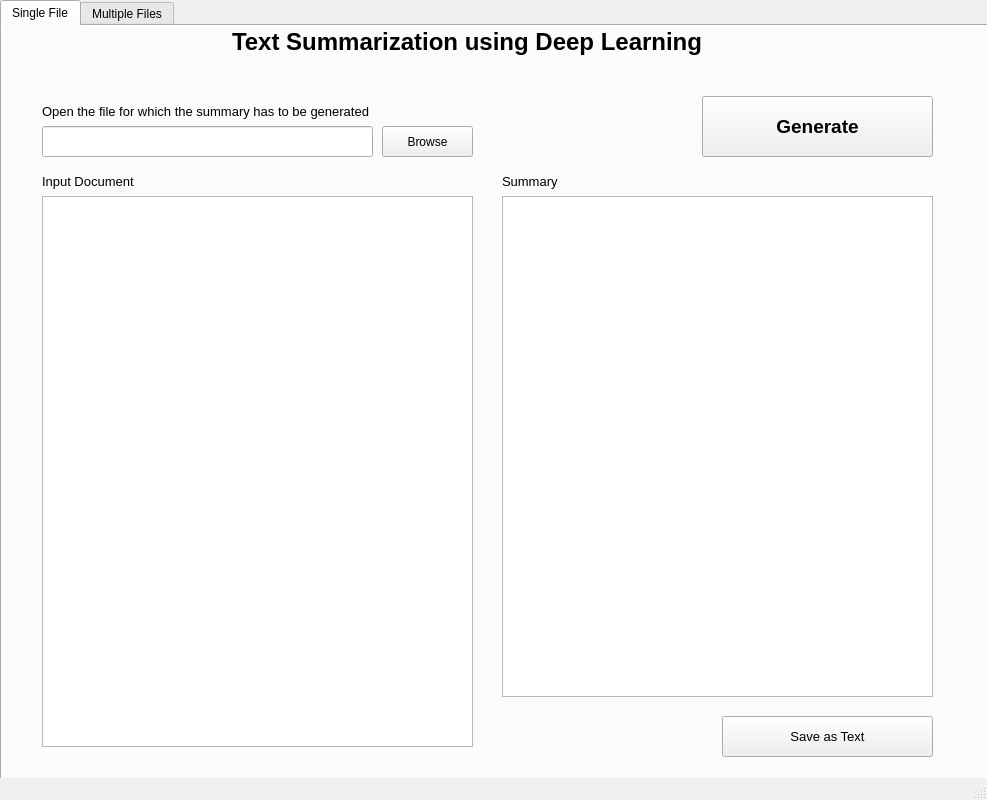
<?xml version="1.0" encoding="UTF-8"?>
<ui version="4.0">
 <class>MainWindow</class>
 <widget class="QMainWindow" name="MainWindow">
  <property name="geometry">
   <rect>
    <x>0</x>
    <y>0</y>
    <width>987</width>
    <height>800</height>
   </rect>
  </property>
  <property name="windowTitle">
   <string>MainWindow</string>
  </property>
  <property name="styleSheet">
   <string notr="true"/>
  </property>
  <widget class="QWidget" name="centralwidget">
   <widget class="QTabWidget" name="tabWidget">
    <property name="geometry">
     <rect>
      <x>0</x>
      <y>0</y>
      <width>991</width>
      <height>841</height>
     </rect>
    </property>
    <property name="styleSheet">
     <string notr="true"/>
    </property>
    <property name="currentIndex">
     <number>0</number>
    </property>
    <widget class="QWidget" name="single_tab">
     <attribute name="title">
      <string>Single File</string>
     </attribute>
     <widget class="QLabel" name="label_heading">
      <property name="geometry">
       <rect>
        <x>230</x>
        <y>0</y>
        <width>521</width>
        <height>31</height>
       </rect>
      </property>
      <property name="font">
       <font>
        <pointsize>18</pointsize>
        <weight>75</weight>
        <bold>true</bold>
       </font>
      </property>
      <property name="text">
       <string>Text Summarization using Deep Learning</string>
      </property>
      <property name="textFormat">
       <enum>Qt::PlainText</enum>
      </property>
     </widget>
     <widget class="QLabel" name="label_summary">
      <property name="geometry">
       <rect>
        <x>500</x>
        <y>140</y>
        <width>101</width>
        <height>31</height>
       </rect>
      </property>
      <property name="font">
       <font>
        <pointsize>10</pointsize>
       </font>
      </property>
      <property name="text">
       <string>Summary</string>
      </property>
     </widget>
     <widget class="QLineEdit" name="FileName_lineEdit">
      <property name="geometry">
       <rect>
        <x>40</x>
        <y>100</y>
        <width>331</width>
        <height>31</height>
       </rect>
      </property>
      <property name="text">
       <string/>
      </property>
     </widget>
     <widget class="QPushButton" name="Button_Generate">
      <property name="geometry">
       <rect>
        <x>700</x>
        <y>70</y>
        <width>231</width>
        <height>61</height>
       </rect>
      </property>
      <property name="font">
       <font>
        <pointsize>14</pointsize>
        <weight>75</weight>
        <bold>true</bold>
       </font>
      </property>
      <property name="text">
       <string>Generate</string>
      </property>
     </widget>
     <widget class="QTextEdit" name="textEdit_input">
      <property name="geometry">
       <rect>
        <x>40</x>
        <y>170</y>
        <width>431</width>
        <height>551</height>
       </rect>
      </property>
     </widget>
     <widget class="QTextEdit" name="textEdit_output">
      <property name="geometry">
       <rect>
        <x>500</x>
        <y>170</y>
        <width>431</width>
        <height>501</height>
       </rect>
      </property>
     </widget>
     <widget class="QLabel" name="label_browse">
      <property name="geometry">
       <rect>
        <x>40</x>
        <y>70</y>
        <width>361</width>
        <height>31</height>
       </rect>
      </property>
      <property name="font">
       <font>
        <pointsize>10</pointsize>
       </font>
      </property>
      <property name="text">
       <string>Open the file for which the summary has to be generated</string>
      </property>
     </widget>
     <widget class="QPushButton" name="Button_SaveTXT">
      <property name="geometry">
       <rect>
        <x>720</x>
        <y>690</y>
        <width>211</width>
        <height>41</height>
       </rect>
      </property>
      <property name="font">
       <font>
        <pointsize>10</pointsize>
       </font>
      </property>
      <property name="text">
       <string>Save as Text</string>
      </property>
     </widget>
     <widget class="QLabel" name="label_input">
      <property name="geometry">
       <rect>
        <x>40</x>
        <y>140</y>
        <width>101</width>
        <height>31</height>
       </rect>
      </property>
      <property name="font">
       <font>
        <pointsize>10</pointsize>
       </font>
      </property>
      <property name="text">
       <string>Input Document</string>
      </property>
     </widget>
     <widget class="QPushButton" name="Button_Browse">
      <property name="geometry">
       <rect>
        <x>380</x>
        <y>100</y>
        <width>91</width>
        <height>31</height>
       </rect>
      </property>
      <property name="text">
       <string>Browse</string>
      </property>
     </widget>
    </widget>
    <widget class="QWidget" name="multiple_tab">
     <attribute name="title">
      <string>Multiple Files</string>
     </attribute>
     <widget class="QLabel" name="label_heading_2">
      <property name="geometry">
       <rect>
        <x>240</x>
        <y>100</y>
        <width>531</width>
        <height>71</height>
       </rect>
      </property>
      <property name="font">
       <font>
        <pointsize>18</pointsize>
        <weight>75</weight>
        <bold>true</bold>
       </font>
      </property>
      <property name="text">
       <string>Text Summarization using Deep Learning</string>
      </property>
      <property name="textFormat">
       <enum>Qt::PlainText</enum>
      </property>
     </widget>
     <widget class="QLabel" name="label_browse_2">
      <property name="geometry">
       <rect>
        <x>40</x>
        <y>230</y>
        <width>411</width>
        <height>41</height>
       </rect>
      </property>
      <property name="font">
       <font>
        <pointsize>11</pointsize>
       </font>
      </property>
      <property name="text">
       <string>Open the files for which the summary has to be generated</string>
      </property>
     </widget>
     <widget class="QPushButton" name="Button_Browse_2">
      <property name="geometry">
       <rect>
        <x>40</x>
        <y>310</y>
        <width>151</width>
        <height>51</height>
       </rect>
      </property>
      <property name="text">
       <string>Browse</string>
      </property>
     </widget>
     <widget class="QPushButton" name="Button_Generate_2">
      <property name="geometry">
       <rect>
        <x>690</x>
        <y>250</y>
        <width>231</width>
        <height>81</height>
       </rect>
      </property>
      <property name="font">
       <font>
        <pointsize>14</pointsize>
        <weight>75</weight>
        <bold>true</bold>
       </font>
      </property>
      <property name="text">
       <string>Generate</string>
      </property>
     </widget>
     <widget class="QTextEdit" name="textEdit_output_2">
      <property name="geometry">
       <rect>
        <x>40</x>
        <y>420</y>
        <width>901</width>
        <height>221</height>
       </rect>
      </property>
     </widget>
    </widget>
   </widget>
  </widget>
  <widget class="QStatusBar" name="statusbar"/>
 </widget>
 <resources/>
 <connections/>
</ui>
